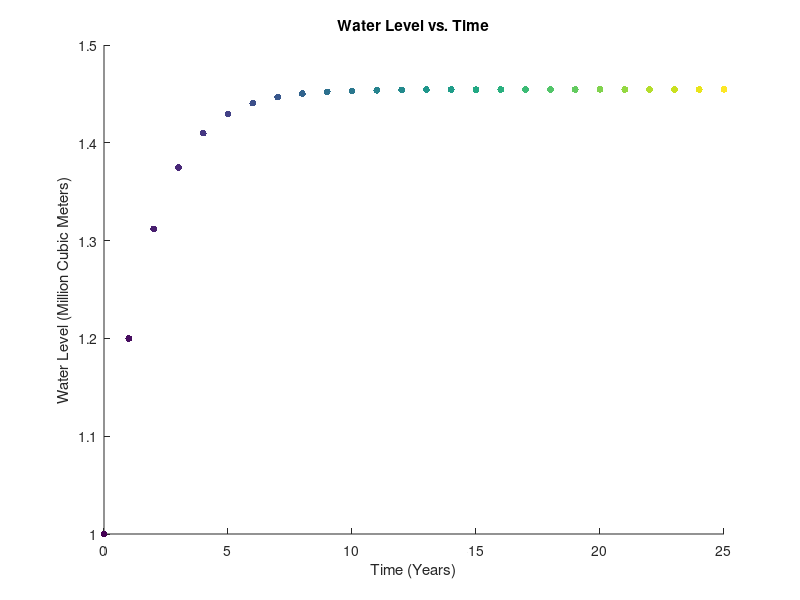

The MATLAB script that drew this image:
%Setting the initial conditions and variables
v0 = 1;
y = [];
y = [y v0];
n = 25;
x=0:1:n;

%Iterate through interation function
for i=1:n
    waterLevel = 14 * v0 / 25 + 16 / 25;
    y = [y waterLevel];
    v0 = waterLevel;
    disp(i)
    disp(waterLevel)
end;

%Plot data with colourful plot points
sz = 25;
c = linspace(1,10,length(x));

scatter(x,y,sz,c,'filled')
    title('Water Level vs. Time')
    xlabel('Time (Years)')
    ylabel('Water Level (Million Cubic Meters)')